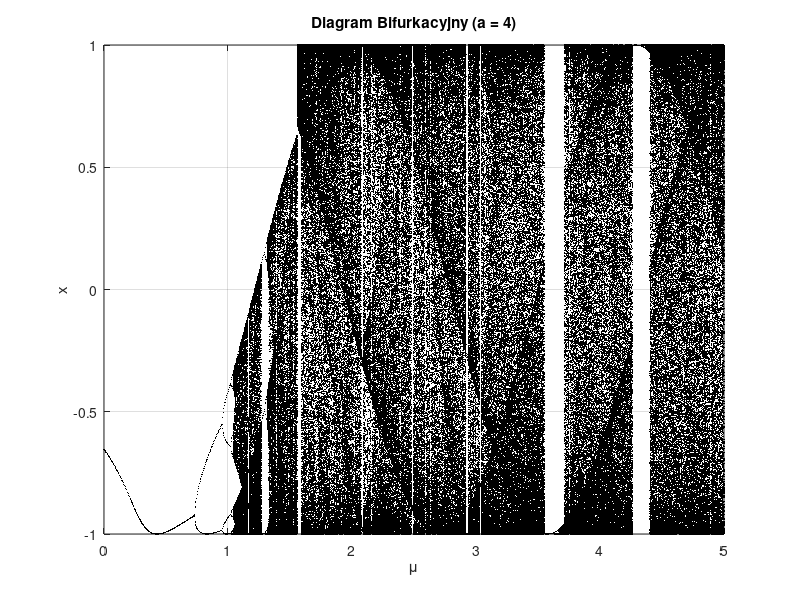
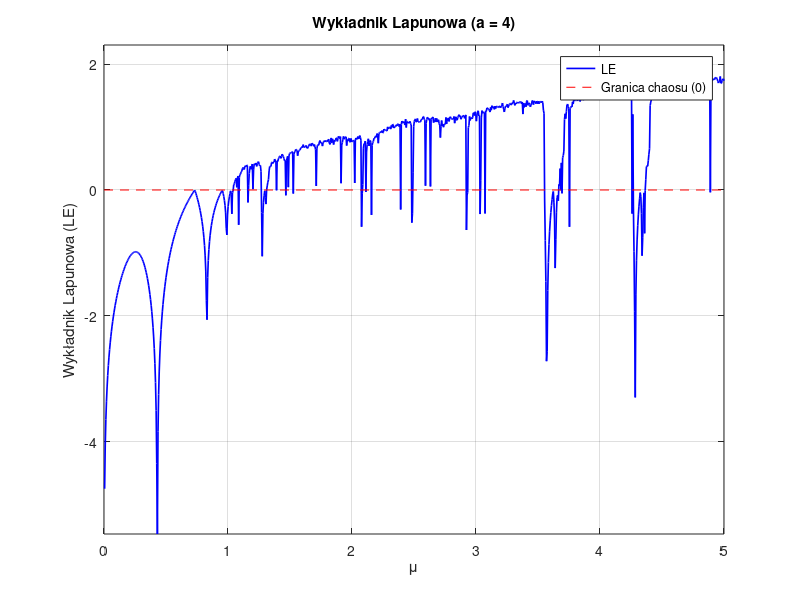

MATLAB code for these plots, in order:
% =========================================================================
% Script Name: One-dimensional Cosine-Polynomial Map
% Description: Generates bifurcation diagram and Lyapunov exponent plot 
% for the chaotic map from the article.
% =========================================================================

clear; clc; close all;

%% 1. Simulation Parameters
mu_min = 0;
mu_max = 5;
n_points = 1000;            % Parameter mu resolution
mu_values = linspace(mu_min, mu_max, n_points);

a = 4;                      % Constant value of parameter a
x0 = 0.1;                   % Initial condition

iterations = 1000;          % Total iterations per point
transient = 500;            % Number of transient iterations (discarded)

% Data vector preparation
bifurcation_x = [];
bifurcation_mu = [];
lyapunov_exponents = zeros(1, n_points);

%% 2. Main Computational Loop
fprintf('Trwa generowanie danych dla zakresu mu = [%.1f, %.1f]...\n', mu_min, mu_max);

for k = 1:n_points
    mu = mu_values(k);
    x = x0;
    
    % Variable for summing logarithm of derivatives for LE
    log_sum = 0;
    
    % Transient iterations
    for i = 1:transient
        % Map equation (2): x_k = cos(mu * (x^3 + x) + a) 
        x = cos(mu * (x^3 + x) + a);
    end
    
    % Actual iterations for diagram and LE
    current_orbit = zeros(1, iterations - transient);
    
    for i = 1:(iterations - transient)
        x_prev = x;
        
        % 1. Calculation of new x value
        x = cos(mu * (x_prev^3 + x_prev) + a);
        
        % Saving orbit point
        current_orbit(i) = x;
        
        % 2. Derivative calculation for Lyapunov Exponent
        % f(x) = cos(u), where u = mu*(x^3 + x) + a
        % f'(x) = -sin(u) * u'
        % u' = mu * (3*x^2 + 1)
        derivative = -sin(mu * (x_prev^3 + x_prev) + a) * mu * (3 * x_prev^2 + 1);
        
        % Summing logarithm of derivative magnitude
        log_sum = log_sum + log(abs(derivative));
    end
    
    % Saving data for bifurcation diagram
    bifurcation_x = [bifurcation_x, current_orbit];
    bifurcation_mu = [bifurcation_mu, repmat(mu, 1, length(current_orbit))];
    
    % Calculating average LE (standard formula for 1D maps)
    lyapunov_exponents(k) = log_sum / (iterations - transient);
end

%% 3. Plotting

% 1. Bifurcation Diagram
fig1 = figure('Name', 'Diagram Bifurkacyjny', 'Color', 'w');
% Using dots with high transparency (if Matlab version supports) 
% or small size to simulate point density "heatmap".
plot(bifurcation_mu, bifurcation_x, '.', 'MarkerSize', 1, 'Color', [0 0 0]);
xlim([mu_min mu_max]);
ylim([-1 1]);
xlabel('\mu');
ylabel('x');
title(['Diagram Bifurkacyjny (a = ' num2str(a) ')']);
grid on;

% 2. Lyapunov Exponent
fig2 = figure('Name', 'Wykładnik Lapunowa', 'Color', 'w');
plot(mu_values, lyapunov_exponents, 'b-', 'LineWidth', 1.2);
hold on;
plot([mu_min, mu_max], [0, 0], 'r--'); % Zero reference line
xlim([mu_min mu_max]);
ylim([min(lyapunov_exponents)-0.5, max(lyapunov_exponents)+0.5]);
xlabel('\mu');
ylabel('Wykładnik Lapunowa (LE)');
title(['Wykładnik Lapunowa (a = ' num2str(a) ')']);
legend('LE', 'Granica chaosu (0)');
grid on;

%% 4. Saving to files
filename_base = 'Jednowymiarowe_odwzorowanie_kosinusowo_wielomianowe';

% Saving bifurcation diagram
file_bif = [filename_base '_Bifurkacja.png'];
saveas(fig1, file_bif);
fprintf('Zapisano diagram bifurkacyjny do: %s\n', file_bif);

% Saving Lyapunov plot
file_lap = [filename_base '_Lapunov.png'];
saveas(fig2, file_lap);
fprintf('Zapisano wykres Lapunowa do: %s\n', file_lap);

fprintf('Gotowe.\n');
